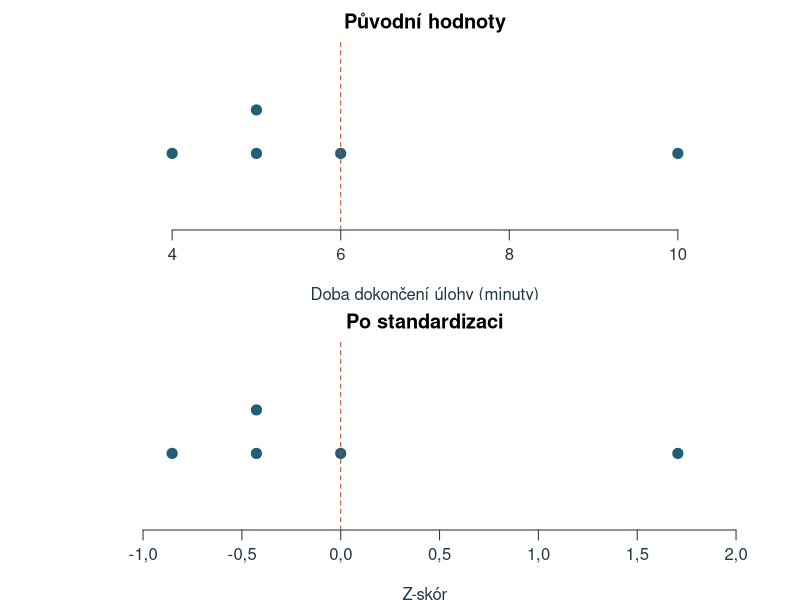
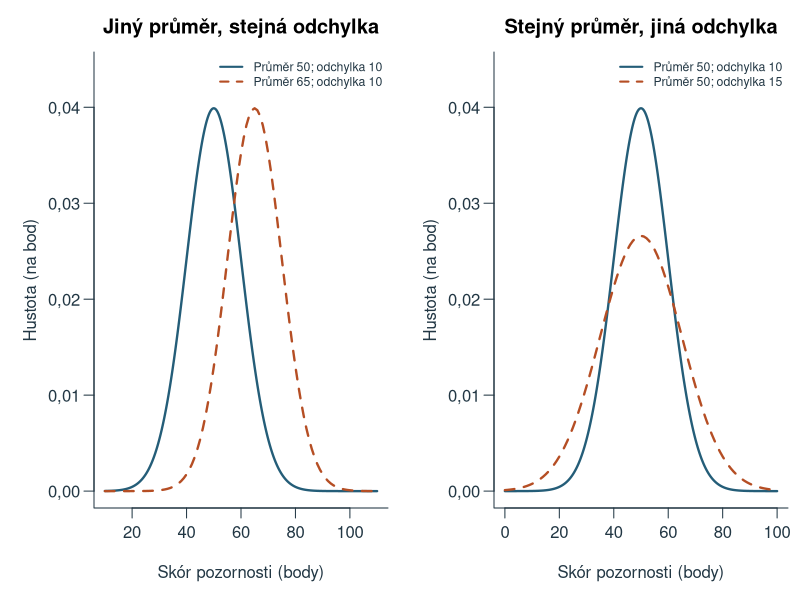
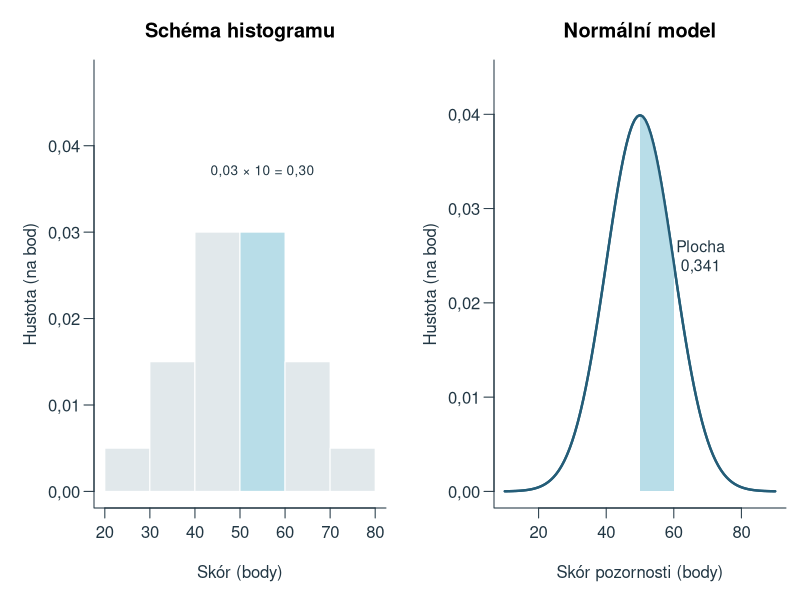
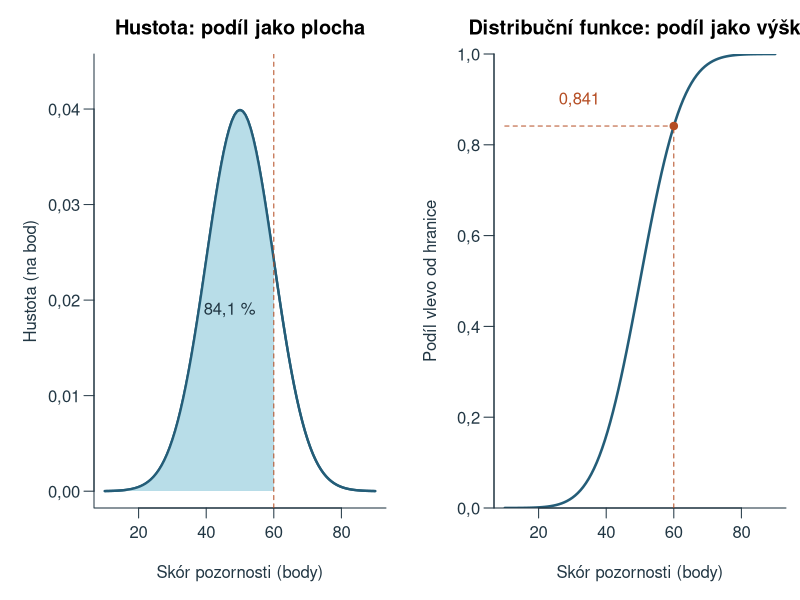
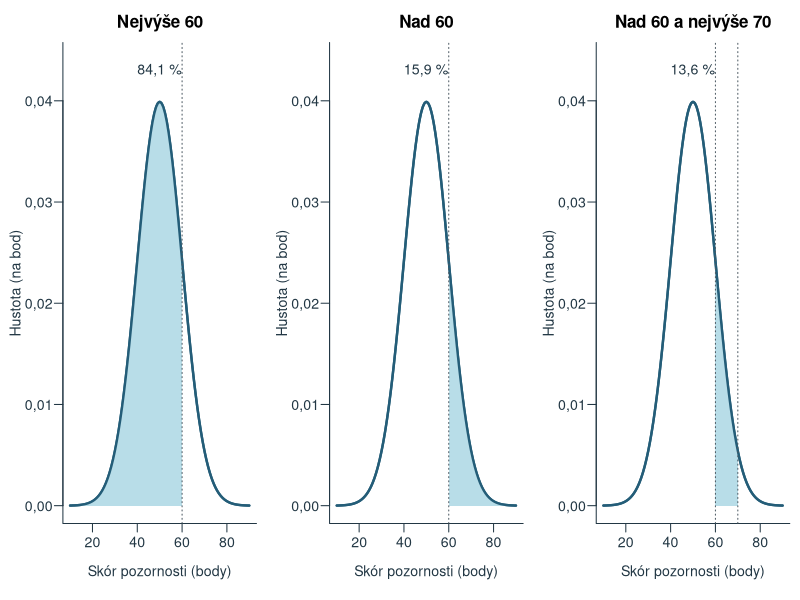
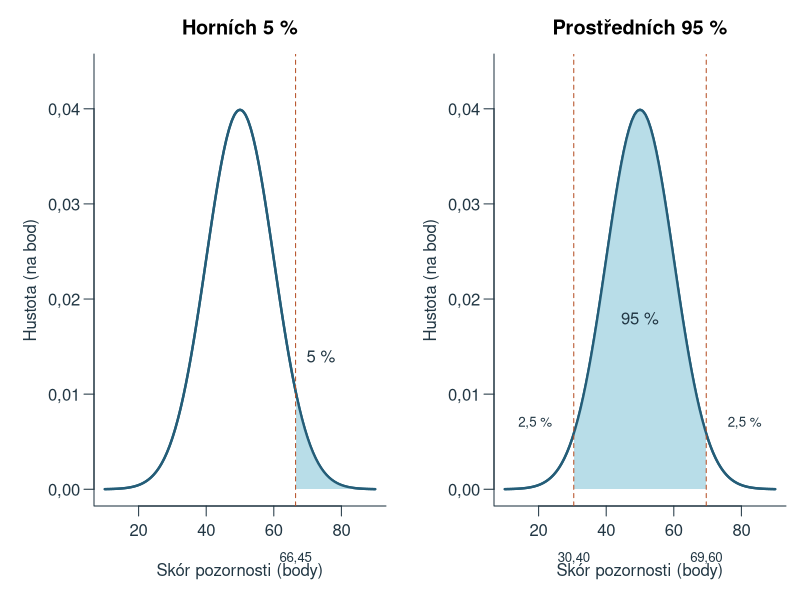
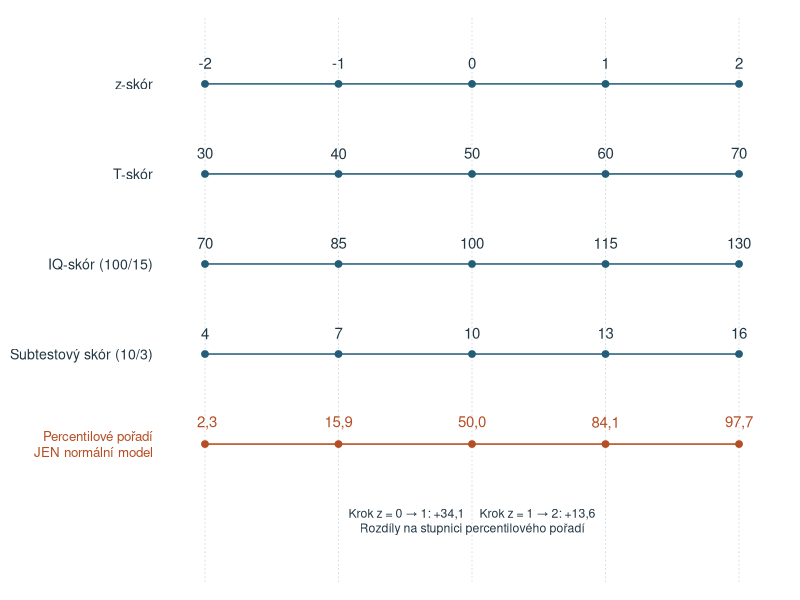
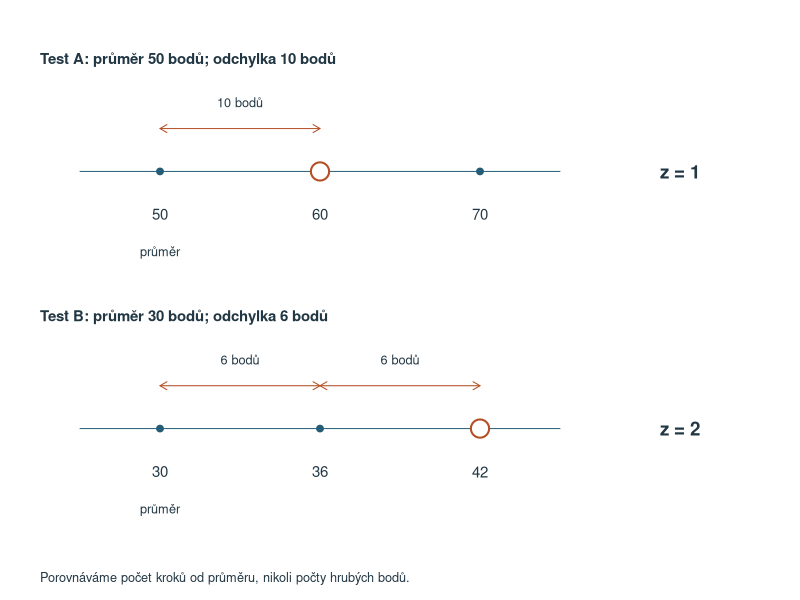

Generate these figures, in order, with R:
# Original teaching examples; base R, UTF-8, deterministic project-root paths.
ch4_data <- read.csv('data/kapitola_04.csv', fileEncoding='UTF-8')
ch4_x <- ch4_data$skor_body
ch4_p <- (seq_along(ch4_x)-.5)/length(ch4_x)
ch4_z <- qnorm(ch4_p)
ch4_reference <- mean(ch4_x)+sd(ch4_x)*ch4_z
ch4_sten_breaks <- c(-Inf,seq(-2,2,.5),Inf)
ch4_stanine_breaks <- c(-Inf,seq(-1.75,1.75,.5),Inf)
ch4_sten <- function(z) as.integer(cut(z,ch4_sten_breaks,right=TRUE))
ch4_stanine <- function(z) as.integer(cut(z,ch4_stanine_breaks,right=TRUE))
ch4_sten_proportions <- diff(pnorm(ch4_sten_breaks))
ch4_stanine_proportions <- diff(pnorm(ch4_stanine_breaks))
ch4_out <- 'assets/chapter-04/plots'
ch4_old_options <- options(OutDec=',')
dir.create(ch4_out,recursive=TRUE,showWarnings=FALSE)
ch4_blue <- '#245D78'; ch4_orange <- '#B54E24'; ch4_fill <- '#B8DDE8'; ch4_gray <- '#4D5A63'
ch4_draw <- function(name,code,width=8,height=4.5) {
  svg(file.path(ch4_out,paste0(name,'.svg')),width=width,height=height,family='sans',bg='white')
  par(mar=c(4.5,4.5,2.6,.8),mgp=c(2.7,.7,0),las=1,col.axis='#223744',col.lab='#223744',fg='#223744',cex=.9)
  force(code); dev.off()
}
ch4_curve <- function(mu=50,sigma=10,main='',xlim=c(10,90),ylim=c(0,.044)) {
  x <- seq(xlim[1],xlim[2],length.out=1001)
  plot(x,dnorm(x,mu,sigma),type='l',lwd=2.3,col=ch4_blue,xlab='Skór pozornosti (body)',ylab='Hustota (na bod)',main=main,xlim=xlim,ylim=ylim,bty='l')
}
ch4_area <- function(lower,upper,mu=50,sigma=10,fill=ch4_fill) {
  v <- seq(max(lower,mu-4*sigma),min(upper,mu+4*sigma),length.out=400)
  polygon(c(v[1],v,tail(v,1)),c(0,dnorm(v,mu,sigma),0),col=fill,border=NA)
  curve(dnorm(x,mu,sigma),add=TRUE,lwd=2.3,col=ch4_blue)
}
ch4_draw('standardizace', {
  par(mfrow=c(2,1),mar=c(3.5,3.5,2.1,1))
  v <- c(4,5,5,6,10); z <- (v-mean(v))/sd(v); h <- c(1,1,1.25,1,1)
  for(k in 1:2) {
    a <- if(k==1) v else z
    plot(a,h,pch=19,cex=1.35,col=ch4_blue,yaxt='n',ylab='',ylim=c(.6,1.6),xlim=range(a)+c(-.15,.15)*diff(range(a)),bty='n',xlab=if(k==1)'Doba dokončení úlohy (minuty)' else 'Z-skór',main=if(k==1)'Původní hodnoty' else 'Po standardizaci')
    abline(v=if(k==1)mean(v) else 0,lty=2,col=ch4_orange)
  }
},height=5)
ch4_draw('parametry', {
  par(mfrow=c(1,2),mar=c(4.6,4.7,2.6,.6))
  ch4_curve(main='Jiný průměr, stejná odchylka',xlim=c(10,110))
  curve(dnorm(x,65,10),add=TRUE,col=ch4_orange,lwd=2.3,lty=2)
  legend('topright',c('Průměr 50; odchylka 10','Průměr 65; odchylka 10'),col=c(ch4_blue,ch4_orange),lty=1:2,lwd=2,bty='n',cex=.74)
  ch4_curve(main='Stejný průměr, jiná odchylka',xlim=c(0,100))
  curve(dnorm(x,50,15),add=TRUE,col=ch4_orange,lwd=2.3,lty=2)
  legend('topright',c('Průměr 50; odchylka 10','Průměr 50; odchylka 15'),col=c(ch4_blue,ch4_orange),lty=1:2,lwd=2,bty='n',cex=.74)
},width=10)
ch4_draw('hustota', {
  par(mfrow=c(1,2),mar=c(4.6,4.7,3,.7))
  plot(NA,xlim=c(20,80),ylim=c(0,.048),xlab='Skór (body)',ylab='Hustota (na bod)',main='Schéma histogramu',bty='l')
  b <- seq(20,80,10); heights <- c(.005,.015,.03,.03,.015,.005)
  rect(b[-7],0,b[-1],heights,col=c(rep('#E1E8EB',3),ch4_fill,rep('#E1E8EB',2)),border='white')
  text(55,.037,'0,03 × 10 = 0,30',cex=.82)
  ch4_curve(main='Normální model')
  ch4_area(50,60)
  text(68,.025,'Plocha\n0,341',cex=.95)
},width=9)
ch4_draw('distribucni', {
  par(mfrow=c(1,2),mar=c(4.6,4.7,2.7,.7))
  ch4_curve(main='Hustota: podíl jako plocha');ch4_area(-Inf,60)
  abline(v=60,lty=2,col=ch4_orange);text(47,.019,'84,1 %')
  curve(pnorm(x,50,10),from=10,to=90,col=ch4_blue,lwd=2.5,xlab='Skór pozornosti (body)',ylab='Podíl vlevo od hranice',main='Distribuční funkce: podíl jako výška',bty='l',ylim=c(0,1),yaxs='i')
  segments(60,0,60,pnorm(60,50,10),lty=2,col=ch4_orange)
  segments(10,pnorm(60,50,10),60,pnorm(60,50,10),lty=2,col=ch4_orange)
  points(60,pnorm(60,50,10),pch=19,col=ch4_orange);text(32,.9,'0,841',col=ch4_orange)
},width=10)
ch4_draw('oblasti', {
  par(mfrow=c(1,3),mar=c(4.5,3.7,2.5,.6),mgp=c(2.3,.6,0),cex=.85)
  for(k in 1:3) {
    ch4_curve(main=c('Nejvýše 60','Nad 60','Nad 60 a nejvýše 70')[k]);
    ch4_area(c(-Inf,60,60)[k],c(60,Inf,70)[k])
    text(50,.043,c('84,1 %','15,9 %','13,6 %')[k],cex=1)
    abline(v=c(60,70)[seq_len(if(k==3)2 else 1)],lty=3,col=ch4_gray)
  }
},width=10,height=3.8)
ch4_draw('kvantily', {
  par(mfrow=c(1,2),mar=c(4.7,4.7,2.7,.7))
  ch4_curve(main='Horních 5 %');a<-qnorm(.95,50,10);ch4_area(a,Inf)
  abline(v=a,lty=2,col=ch4_orange);text(74,.014,'5 %');axis(1,at=a,labels='66,45',line=1.3,tick=FALSE,cex.axis=.8)
  ch4_curve(main='Prostředních 95 %');a<-qnorm(c(.025,.975),50,10);ch4_area(a[1],a[2])
  abline(v=a,lty=2,col=ch4_orange);text(50,.018,'95 %');text(c(19,81),.007,'2,5 %',cex=.8)
  axis(1,at=a,labels=c('30,40','69,60'),line=1.3,tick=FALSE,cex.axis=.8)
},width=9)
ch4_draw('skaly', {
  par(mar=c(1,9,1,1))
  plot(NA,xlim=c(-2.15,2.15),ylim=c(-1.3,4.5),axes=FALSE,xlab='',ylab='')
  abline(v=-2:2,col='#D6E0E5',lty=3)
  for(k in 1:4) {
    y<-5-k;segments(-2,y,2,y,col=ch4_blue,lwd=1.5)
    points(-2:2,rep(y,5),pch=19,col=ch4_blue)
    text(-2:2,y+.23,list(-2:2,50+10*(-2:2),100+15*(-2:2),10+3*(-2:2))[[k]])
    mtext(c('z-skór','T-skór','IQ-skór (100/15)','Subtestový skór (10/3)')[k],side=2,at=y,line=.5,las=1,cex=.85)
  }
  segments(-2,0,2,0,col=ch4_orange,lwd=1.5)
  points(-2:2,rep(0,5),pch=19,col=ch4_orange)
  text(-2:2,.23,format(round(100*pnorm(-2:2),1),decimal.mark=','),col=ch4_orange)
  mtext('Percentilové pořadí\nJEN normální model',side=2,at=0,line=.5,las=1,cex=.8,col=ch4_orange)
  text(0,-.85,'Krok z = 0 → 1: +34,1     Krok z = 1 → 2: +13,6\nRozdíly na stupnici percentilového pořadí',cex=.82)
},height=5.8)
ch4_draw('z-jako-jednotka', {
  par(mar=c(0,0,0,0));plot.new();plot.window(xlim=c(0,10),ylim=c(0,7),xaxs='i',yaxs='i')
  for(k in 1:2) {
    y<-if(k==1) 5 else 2
    text(.5,y+1.3,if(k==1) 'Test A: průměr 50 bodů; odchylka 10 bodů' else 'Test B: průměr 30 bodů; odchylka 6 bodů',adj=0,font=2)
    xx<-c(2,4,6);segments(1,y,7,y,col=ch4_blue)
    points(xx,rep(y,3),pch=19,col=ch4_blue)
    text(xx,y-.5,if(k==1)c('50','60','70') else c('30','36','42'))
    for(j in seq_len(k)) {
      arrows(xx[j],y+.5,xx[j+1],y+.5,length=.08,code=3,col=ch4_orange)
      text(mean(xx[j:(j+1)]),y+.8,if(k==1)'10 bodů' else '6 bodů',cex=.85)
    }
    points(xx[k+1],y,pch=21,cex=2.7,col=ch4_orange,bg='white',lwd=2)
    text(8.5,y,paste0('z = ',k),font=2,cex=1.25)
    text(2,y-.95,'průměr',cex=.85)
  }
  text(.5,.25,'Porovnáváme počet kroků od průměru, nikoli počty hrubých bodů.',adj=0,cex=.85)
},width=8,height=5.4)
ch4_draw('pasma-skoru', {
  par(mfrow=c(2,1),mar=c(5.7,4.4,3,1),cex=.95)
  for(k in 1:2) {
    breaks<-if(k==1) ch4_sten_breaks else ch4_stanine_breaks
    finite_breaks<-pmax(-3.5,pmin(3.5,breaks));target<-if(k==1) ch4_sten(1.2) else ch4_stanine(1.2)
    plot(NA,xlim=c(-3.5,3.5),ylim=c(0,.48),xlab='Z-skór',ylab='Hustota',bty='l',
      main=if(k==1)'Deset stenových pásem' else 'Devět staninových pásem',xaxt='n',yaxs='i')
    for(j in seq_len(length(breaks)-1)) {
      v<-seq(finite_breaks[j],finite_breaks[j+1],length.out=150)
      polygon(c(v[1],v,tail(v,1)),c(0,dnorm(v),0),border=NA,
        col=if(j==target)'#F3C395' else c('#DAEBF1','#B8DDE8')[(j%%2)+1])
    }
    curve(dnorm(x),add=TRUE,col=ch4_blue,lwd=2)
    abline(v=breaks[is.finite(breaks)],col='#667078',lty=3)
    mids<-(head(finite_breaks,-1)+tail(finite_breaks,-1))/2
    axis(1,at=breaks[is.finite(breaks)],cex.axis=.78)
    mtext(if(k==1)'Sten:' else 'Stanin:',side=1,line=3.5,at=-3.3,cex=.8)
    mtext(seq_along(mids),side=1,line=3.5,at=mids,cex=.85)
    points(1.2,dnorm(1.2),pch=19,col=ch4_orange)
    arrows(1.2,.4,1.2,dnorm(1.2)+.02,length=.08,col=ch4_orange)
    text(1.35,.43,paste0('z = 1,2 → ',if(k==1)'sten ' else 'stanin ',target),adj=0,cex=.9)
    arrows(c(-2.8,2.8),c(.06,.06),c(-3.4,3.4),c(.06,.06),length=.08)
    text(c(-2.8,2.8),c(.1,.1),'pokračuje',cex=.7)
    if(k==1) {
      points(c(1.1,1.4),c(.025,.025),pch=21,bg='white',col=ch4_orange,cex=.9)
      text(-3.2,.4,'Malé kroužky: z = 1,1 a 1,4\nOba výsledky patří do stenu 8.',adj=0,cex=.8)
    }
  }
},width=8.5,height=8.4)
ch4_draw('qq-konstrukce', {
  par(mar=c(0,0,0,0));plot.new();plot.window(xlim=c(0,10),ylim=c(0,9),xaxs='i',yaxs='i')
  box_label<-function(x,y,w,h,label,fill=ch4_fill) {
    rect(x-w/2,y-h/2,x+w/2,y+h/2,col=fill,border=ch4_blue)
    text(x,y,label,cex=.93)
  }
  box_label(5,8.1,7,1,'První pořadí z 12 seřazených skórů: i = 1')
  arrows(c(4,6),7.5,c(2.5,7.5),6.8,length=.1)
  box_label(2.5,6,4,1.4,'DATA\nPrvní pozorovaný skór: 35 bodů')
  box_label(7.5,6,4,1.4,'MODEL\nPodíl p = (1 − 0,5) / 12\n≈ 0,041667')
  arrows(7.5,5.2,7.5,4.7,length=.1)
  box_label(7.5,3.9,4,1.4,'Normální kvantil pro tento podíl\nz ≈ −1,731664')
  arrows(2.5,5.2,3.6,2,length=.1)
  arrows(7.5,3.1,6.4,2,length=.1)
  text(1.65,3.65,'Svislá osa\npozorovaný skór',cex=.85)
  text(8.05,2.5,'Vodorovná osa\nteoretický kvantil',cex=.85)
  box_label(5,1.3,5.5,1.2,'Bod Q–Q grafu: (−1,73; 35)',fill='#FAECDD')
  text(5,.25,'Pořadí propojí data s modelem; nejde o dvě měření jednoho člověka.',cex=.85)
},width=8,height=6.7)
ch4_draw('qq-priklad', {
  plot(ch4_z,ch4_x,pch=19,col=ch4_blue,cex=1.15,xlab='Teoretický normální kvantil (z)',ylab='Pozorovaný skór pozornosti (body)',bty='l',xlim=c(-2,2),ylim=c(30,70))
  abline(a=mean(ch4_x),b=sd(ch4_x),col=ch4_orange,lwd=2,lty=2)
  legend('topleft',c('Pozorované skóry','Referenční přímka m + s z'),col=c(ch4_blue,ch4_orange),pch=c(19,NA),lty=c(NA,2),bty='n',cex=.85)
},width=7)
# Distinct simulations for graphical diagnosis; not empirical psychological data.
set.seed(20261010)
ch4_simulations <- list(normalni=rnorm(200,50,10),sikme=30+rexp(200,rate=1/15),chvosty=50+8*rt(200,df=3),smes=c(rnorm(100,36,5),rnorm(100,64,5)))
ch4_titles <- c(normalni='Normální model',sikme='Pravostranná šikmost',chvosty='Těžší chvosty',smes='Směs dvou skupin')
for(nm in names(ch4_simulations)) ch4_draw(paste0('diagnostika-',nm), {
  v<-ch4_simulations[[nm]]; z<-qnorm((seq_along(v)-.5)/length(v))
  par(mfrow=c(1,2),mar=c(4.6,4.7,2.7,.6))
  h<-hist(v,breaks='FD',plot=FALSE);xx<-seq(min(h$breaks),max(h$breaks),length.out=500)
  plot(h,freq=FALSE,col=ch4_fill,border='white',main=ch4_titles[nm],xlab='Simulovaný skór',ylab='Hustota',ylim=c(0,1.12*max(h$density,dnorm(xx,mean(v),sd(v)))));lines(xx,dnorm(xx,mean(v),sd(v)),col=ch4_orange,lwd=2)
  plot(z,sort(v),pch=19,cex=.55,col=ch4_blue,xlab='Teoretický normální kvantil (z)',ylab='Seřazený simulovaný skór',main='Normální Q–Q graf',bty='l')
  abline(a=mean(v),b=sd(v),lty=2,col=ch4_orange,lwd=2)
},width=9,height=4.4)
options(ch4_old_options)
